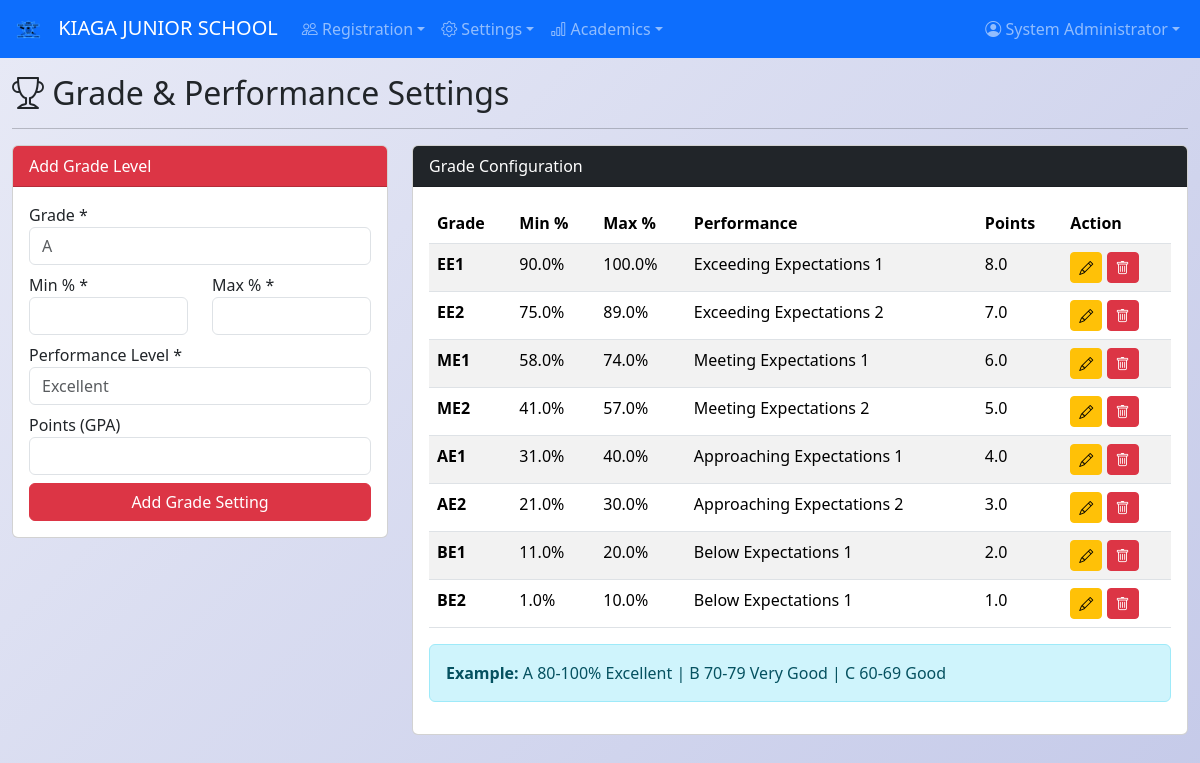
The page /grades (signed in) on the database its author committed.
### app.py (models this page shows, shortened)
class SchoolSettings(db.Model):
    id = db.Column(db.Integer, primary_key=True)
    school_name = db.Column(db.String(200), nullable=False, default='My School')
    school_address = db.Column(db.Text, nullable=True)
    school_phone = db.Column(db.String(50), nullable=True)
    school_email = db.Column(db.String(120), nullable=True)
    school_motto = db.Column(db.String(200), nullable=True)
    principal_name = db.Column(db.String(100), nullable=True)
    principal_title = db.Column(db.String(100), nullable=True, default='Principal')
    city = db.Column(db.String(100), nullable=True)
    logo_url = db.Column(db.String(500), nullable=True)
    po_box = db.Column(db.String(100), nullable=True)
    term_begins = db.Column(db.String(20), nullable=True)
    closing_date = db.Column(db.String(20), nullable=True)

class User(UserMixin, db.Model):
    id = db.Column(db.Integer, primary_key=True)
    username = db.Column(db.String(80), unique=True, nullable=False)
    email = db.Column(db.String(120), unique=True, nullable=True)
    password_hash = db.Column(db.String(200), nullable=False)
    role = db.Column(db.String(20), nullable=False, default='Teacher')
    full_name = db.Column(db.String(100), nullable=False)
    created_at = db.Column(db.DateTime, default=datetime.utcnow)

class GradeSetting(db.Model):
    id = db.Column(db.Integer, primary_key=True)
    grade = db.Column(db.String(5), nullable=False)
    min_percentage = db.Column(db.Float, nullable=False)
    max_percentage = db.Column(db.Float, nullable=False)
    performance_level = db.Column(db.String(50), nullable=False)
    description = db.Column(db.String(200), nullable=True)
    points = db.Column(db.Float, nullable=True)

### app.py (the view, shortened to what this page needs)
@app.route('/grades', methods=['GET', 'POST'])
@admin_required
def grades():
    return render_template('grades.html', grades=GradeSetting.query.order_by(GradeSetting.min_percentage.desc()).all())

### app.py (called while the page is built)
def admin_required(f):
    @wraps(f)
    @login_required
    def wrap(*args, **kwargs):
        if current_user.role != 'Admin':
            flash('Access denied. Admin only.', 'danger')
            return redirect(url_for('dashboard'))
        return f(*args, **kwargs)
    return wrap

@login_manager.user_loader
def load_user(user_id):
    return User.query.get(int(user_id))

@app.context_processor
def inject_school_settings():
    s = SchoolSettings.query.first()
    if not s:
        s = SchoolSettings(school_name='My School')
        db.session.add(s)
        db.session.commit()
    gs = GradeSetting.query.order_by(GradeSetting.min_percentage.desc()).all()
    return dict(school=s, grade_settings=gs)

### templates/grades.html
{% extends "base.html" %}{% block title %}- Grades{% endblock %}{% block content %}
<h2><i class="bi bi-trophy"></i> Grade & Performance Settings</h2><hr>
<div class="row">
<div class="col-md-4">
<div class="card"><div class="card-header bg-danger text-white">Add Grade Level</div>
<div class="card-body">
<form method="POST">
<div class="mb-2"><label>Grade *</label><input type="text" name="grade" class="form-control" placeholder="A" required></div>
<div class="row mb-2"><div class="col"><label>Min % *</label><input type="number" name="min_percentage" class="form-control" step="0.01" required></div><div class="col"><label>Max % *</label><input type="number" name="max_percentage" class="form-control" step="0.01" required></div></div>
<div class="mb-2"><label>Performance Level *</label><input type="text" name="performance_level" class="form-control" placeholder="Excellent" required></div>
<div class="mb-2"><label>Points (GPA)</label><input type="number" name="points" class="form-control" step="0.5"></div>
<button type="submit" class="btn btn-danger w-100">Add Grade Setting</button>
</form></div></div></div>
<div class="col-md-8">
<div class="card"><div class="card-header bg-dark text-white">Grade Configuration</div>
<div class="card-body">
<table class="table table-striped"><thead><tr><th>Grade</th><th>Min %</th><th>Max %</th><th>Performance</th><th>Points</th><th>Action</th></tr></thead>
<tbody>{% for g in grades %}<tr><td><strong>{{ g.grade }}</strong></td><td>{{ g.min_percentage }}%</td><td>{{ g.max_percentage }}%</td><td>{{ g.performance_level }}</td><td>{{ g.points or '-' }}</td>
<td>
<a href="{{ url_for('edit_grade', id=g.id) }}" class="btn btn-sm btn-warning"><i class="bi bi-pencil"></i></a>
<a href="{{ url_for('delete_grade', id=g.id) }}" class="btn btn-sm btn-danger" onclick="return confirm('Delete?')"><i class="bi bi-trash"></i></a>
</td></tr>{% else %}<tr><td colspan="6" class="text-center">No grades.</td></tr>{% endfor %}</tbody></table>
<div class="alert alert-info mt-3"><strong>Example:</strong> A 80-100% Excellent | B 70-79 Very Good | C 60-69 Good</div>
</div></div></div></div>
{% endblock %}

### templates/base.html (shortened to what this page needs)
<!DOCTYPE html>
<html lang="en">
<head>
    <link href="https://cdn.jsdelivr.net/npm/bootstrap@5.3.2/dist/css/bootstrap.min.css" rel="stylesheet">
    <link rel="stylesheet" href="https://cdn.jsdelivr.net/npm/bootstrap-icons@1.11.2/font/bootstrap-icons.css">
</head>
<body>
{% if current_user.is_authenticated %}
<nav class="navbar navbar-expand-lg navbar-dark bg-primary no-print">
    <div class="container-fluid">
        <a class="navbar-brand" href="{{ url_for('dashboard') }}">
            {% if school.logo_url %}<img src="{{ school.logo_url }}" alt="Logo" style="height:30px;margin-right:8px;">{% else %}<i class="bi bi-mortarboard-fill"></i>{% endif %}
            {{ school.school_name }}
        </a>
        <div class="collapse navbar-collapse" id="navbarNav">
            <ul class="navbar-nav me-auto">
                <li class="nav-item dropdown">
                    <a class="nav-link dropdown-toggle" data-bs-toggle="dropdown" href="#"><i class="bi bi-people"></i> Registration</a>
                </li>
                <li class="nav-item dropdown">
                    <a class="nav-link dropdown-toggle" data-bs-toggle="dropdown" href="#"><i class="bi bi-gear"></i> Settings</a>
                </li>
                <li class="nav-item dropdown">
                    <a class="nav-link dropdown-toggle" data-bs-toggle="dropdown" href="#"><i class="bi bi-bar-chart"></i> Academics</a>
                </li>
            </ul>
            <ul class="navbar-nav">
                <li class="nav-item dropdown">
                    <a class="nav-link dropdown-toggle" data-bs-toggle="dropdown" href="#"><i class="bi bi-person-circle"></i> {{ current_user.full_name }}</a>
                </li>
            </ul>
        </div>
    </div>
</nav>
{% endif %}
<div class="container-fluid mt-2">{% block content %}{% endblock %}</div>
</body>
</html>

### templates/base.html (style rules this page uses)
body { background: linear-gradient(135deg, #e8eaf6 0%, #c5cae9 100%); min-height: 100vh; }

### rows shown on the page
SchoolSettings: logo_url (picture), school_name "KIAGA JUNIOR SCHOOL"
User: full_name "System Administrator"
GradeSetting: grade "EE1", min_percentage "90.0", max_percentage "100.0", performance_level "Exceeding Expectations 1", points "8.0"
GradeSetting: grade "EE2", min_percentage "75.0", max_percentage "89.0", performance_level "Exceeding Expectations 2", points "7.0"
GradeSetting: grade "ME1", min_percentage "58.0", max_percentage "74.0", performance_level "Meeting Expectations 1", points "6.0"
GradeSetting: grade "ME2", min_percentage "41.0", max_percentage "57.0", performance_level "Meeting Expectations 2", points "5.0"
GradeSetting: grade "AE1", min_percentage "31.0", max_percentage "40.0", performance_level "Approaching Expectations 1", points "4.0"
GradeSetting: grade "AE2", min_percentage "21.0", max_percentage "30.0", performance_level "Approaching Expectations 2", points "3.0"
GradeSetting: grade "BE1", min_percentage "11.0", max_percentage "20.0", performance_level "Below Expectations 1", points "2.0"
GradeSetting: grade "BE2", min_percentage "1.0", max_percentage "10.0", performance_level "Below Expectations 1", points "1.0"
